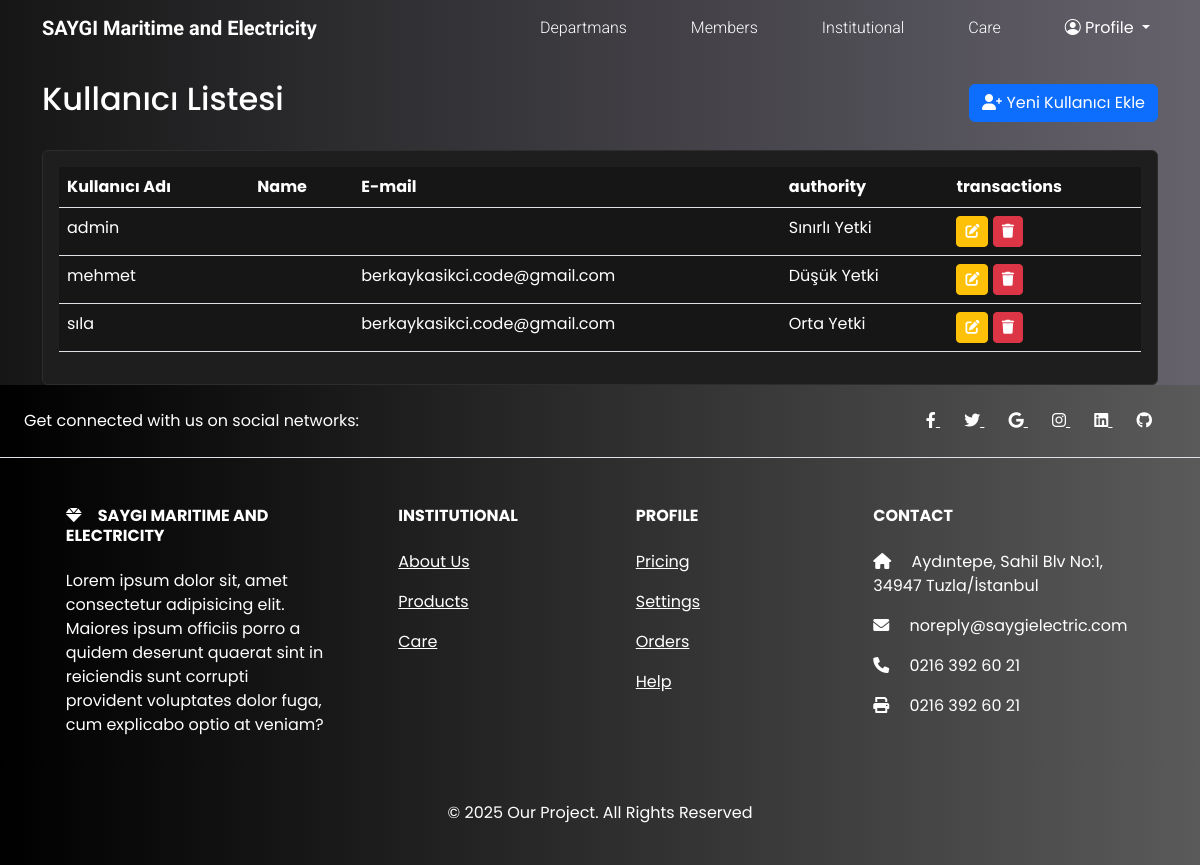
/users/ (signed in), run on an earlier commit of the app's database.
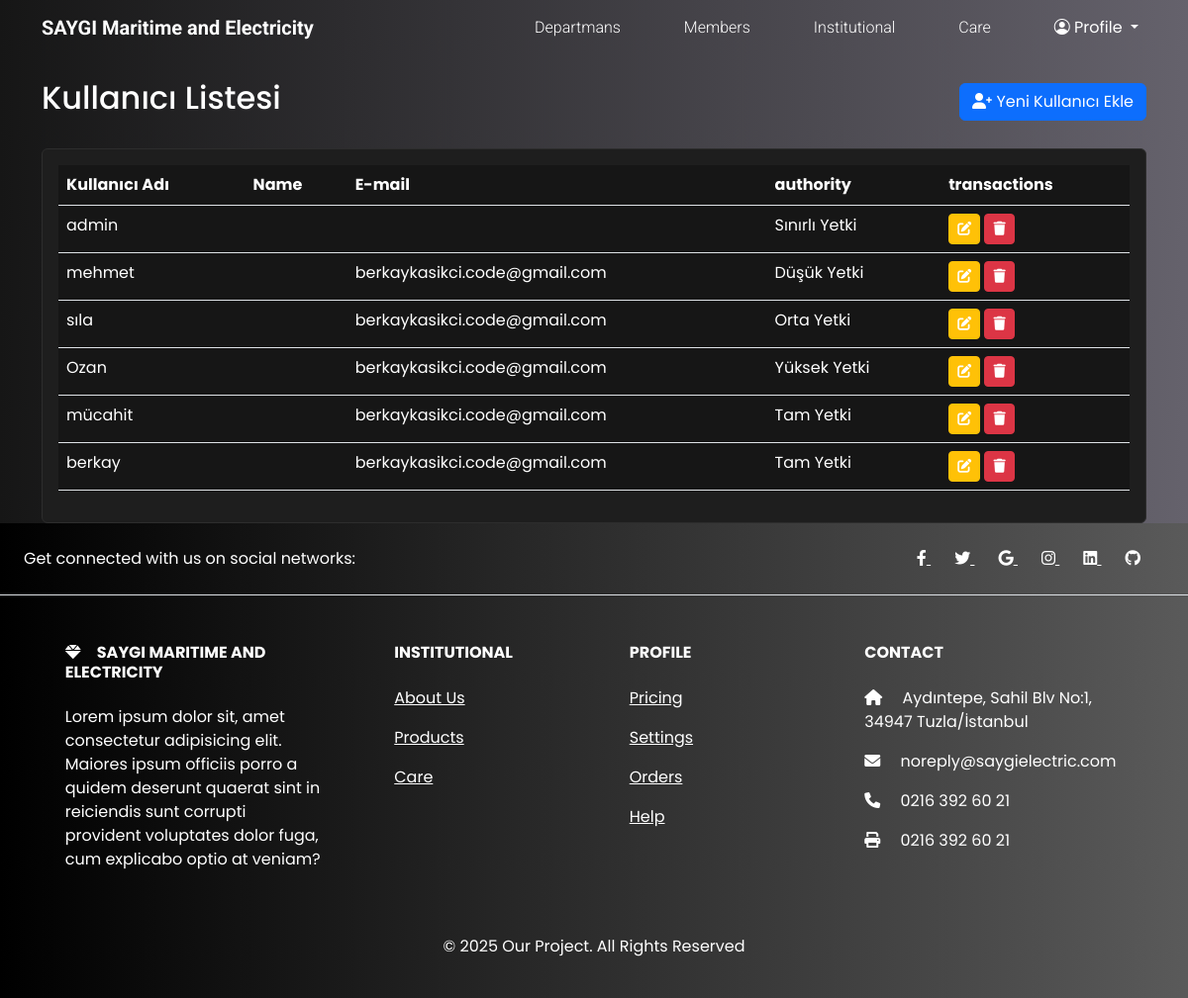
And on a later commit of the database.
### jobs/models.py (models this page shows, shortened)
class CustomUser(AbstractUser):
    YETKI_CHOICES = [
        ("yetki1", "Tam Yetki"),
        ("yetki2", "Yüksek Yetki"),
        ("yetki3", "Orta Yetki"),
        ("yetki4", "Düşük Yetki"),
        ("yetki5", "Sınırlı Yetki"),
    ]
    phone_number = models.CharField(
        _("Telefon Numarası"), max_length=15, blank=True, null=True
    )
    department = models.ForeignKey(
        "Department",
        on_delete=models.SET_NULL,
        null=True,
        blank=True,
        verbose_name=_("Departman"),
    )
    yetki = models.CharField(
        _("Yetki Seviyesi"), max_length=10, choices=YETKI_CHOICES, default="yetki5"
    )

### jobs/views.py (the view)
# urls.py: path("users/", user_list, name="user_list"),
@user_passes_test(is_superuser)
def user_list(request):
    users = CustomUser.objects.all()
    return render(request, "users/list.html", {"users": users})

### jobs/views.py (called while the page is built)
def is_superuser(user):
    return user.is_superuser

### jobs/templates/users/list.html (shortened to what this page needs)
{% extends "base.html" %}
{% load i18n %}
{% load static %}
{% block content %}
    <div class="container mt-4">
        <div class="d-flex justify-content-between align-items-center mb-4">
            <h2>{% trans "Kullanıcı Listesi" %}</h2>
            <a href="{% url 'signup' %}" class="btn btn-primary">
                <i class="fas fa-user-plus"></i> {% trans "Yeni Kullanıcı Ekle" %}
            </a>
        </div>
        <div class="card">
            <div class="card-body">
                <div class="table-responsive">
                    <table class="table table-hover">
                        <thead>
                            <tr>
                                <th>{% trans "Kullanıcı Adı" %}</th>
                                <th>{% trans "Name" %}</th>
                                <th>{% trans "E-mail" %}</th>
                                <th>{% trans "authority" %}</th>
                                <th>{% trans "transactions" %}</th>
                            </tr>
                        </thead>
                        <tbody>
                            {% for user in users %}
                                <tr>
                                    <td>{{ user.username }}</td>
                                    <td>{{ user.get_full_name }}</td>
                                    <td>{{ user.email }}</td>
                                    <td>{{ user.get_yetki_display }}</td>
                                    <td>
                                        <a href="{% url 'user_edit' user.id %}" class="btn btn-sm btn-warning">
                                            <i class="fas fa-edit"></i>
                                        </a>
                                        <a href="{% url 'user_delete' user.id %}"
                                           class="btn btn-sm btn-danger"
                                           onclick="return confirm('{% blocktrans %} Are you sure you want to delete this user?{% endblocktrans %}')">
                                            <i class="fas fa-trash"></i>
                                        </a>
                                    </td>
                                </tr>
                            {% empty %}
                                <tr>
                                    <td colspan="6" class="text-center">{% trans "Henüz kullanıcı bulunmamaktadır." %}</td>
                                </tr>
                            {% endfor %}
                        </tbody>
                    </table>
                </div>
            </div>
        </div>
    </div>
{% endblock content %}

What changed in the data, as far as the page shows it:
added CustomUser: username "Ozan", email "berkaykasikci.code@gmail.com", yetki "Yüksek Yetki"
added CustomUser: username "mücahit", email "berkaykasikci.code@gmail.com", yetki "Tam Yetki"
added CustomUser: username "berkay", email "berkaykasikci.code@gmail.com", yetki "Tam Yetki"
